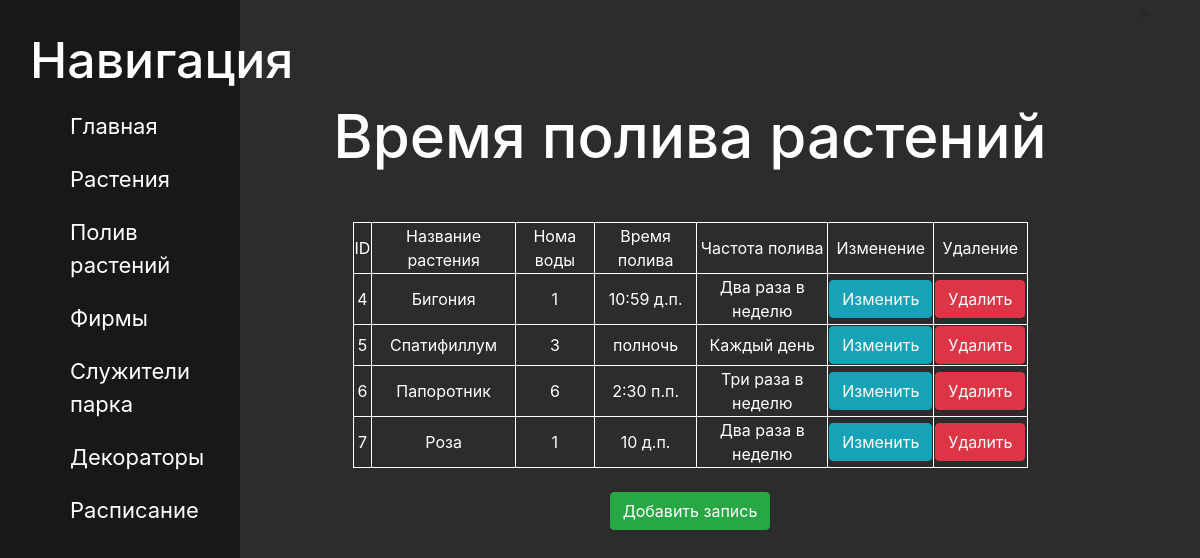
The app's page /plants/irrigation/ with its own data.
### plants/models.py (models this page shows, shortened)
class Irrigation(models.Model):
    plant = models.OneToOneField(Articles, on_delete=models.CASCADE,verbose_name ='ID Растение')
    water = models.IntegerField('Нома воды')
    time = models.TimeField('Время полива', default='00:00')
    date= models.CharField(verbose_name ='Частота полива',max_length=100)
    class Meta:
        verbose_name ='Полив растений'
        verbose_name_plural = 'Полив растений'

class Articles(models.Model):
    title = models.CharField('Название', max_length=100)
    age = models.IntegerField('Возраст')
    date = models.DateField('Дата высадки')
    type = models.CharField('Tип',max_length=1000)
    def __str__(self):
        return self.title
    class Meta:
        verbose_name ='Растение'
        verbose_name_plural = 'Растения'

### plants/views.py (the view)
# urls.py: path('irrigation/', views.irrigation_home, name='irr'),
def irrigation_home(request):
    irrigation = Irrigation.objects.all()
    return render(request, 'irrigation/irrigation.html', {'irrigation':irrigation})

### plants/templates/irrigation/irrigation.html (shortened to what this page needs)
{% extends 'main/layout.html' %}
{% block content  %}
<div class="features">
    <h1>Время полива растений</h1>
    {% if irrigation %}
        <table border="1" class="tab">
            <tr>
                <td> ID </td>
                <td> Название растения </td>
                <td> Нома воды </td>
                <td> Время полива</td>
                <td> Частота полива </td>
                <td> Изменение </td>
                <td> Удаление </td>
            </tr>
        {% for el in irrigation %}
            <div  >
                <tr>
                    <td> {{el.id}} </td>
                    <td> {{el.plant}} </td>
                    <td> {{el.water}}  </td>
                    <td> {{el.time}}  </td>
                    <td> {{el.date}} </td>
                    <td> <a href="{% url 'updir' el.id %}" class="btn btn-info"> Изменить</a> </td>
                    <td> <a href="{% url 'delir' el.id %}" class="btn btn-danger"> Удалить</a> </td>
                </tr>
            </div>
        {% endfor %}
            </table>
    {% else %}
        <p>У вас нет записи</p>
    {%endif%}
    <br>
    <a href="{% url 'createir' %}"> <button class = "btn btn-success">Добавить запись</button> </a>
</div>
{% endblock %}

### main/static/main/css/main.css (style rules this page uses)
body { background: #2c2c2c; }
main .features { float: left; color: white; margin-top: 100px; text-align: center; width: 75%; }
main .features h1 { font-size: 60px; }
table { border: 1px solid white; margin-top: 50px; margin-left: auto; margin-right: auto; width: 75% }

### records on screen
Irrigation: id "4", plant "Бигония", water "1", time "10:59 д.п.", date "Два раза в неделю"
Irrigation: id "5", plant "Спатифиллум", water "3", time "полночь", date "Каждый день"
Irrigation: id "6", plant "Папоротник", water "6", time "2:30 п.п.", date "Три раза в неделю"
Irrigation: id "7", plant "Роза", water "1", time "10 д.п.", date "Два раза в неделю"
